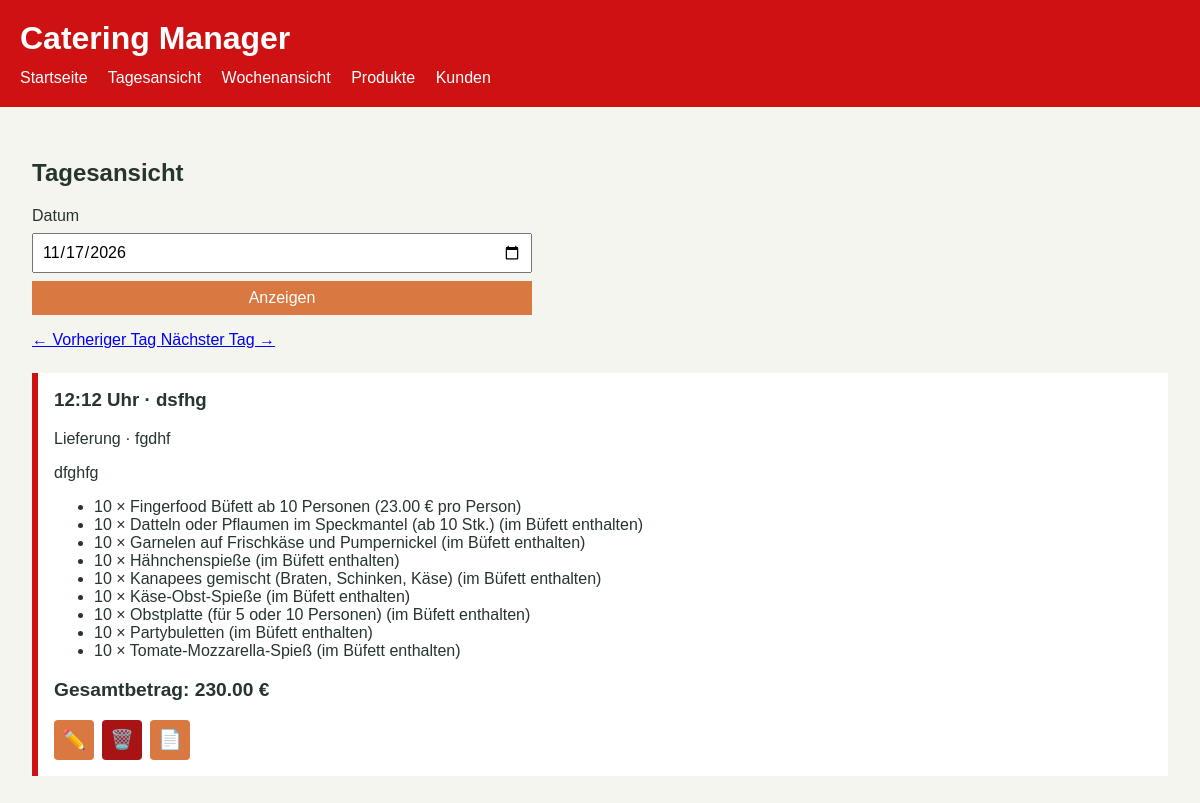
The page /tagesansicht on the database its author committed.
### tables this page shows
CREATE TABLE orders (
  id INTEGER PRIMARY KEY,
  customer_name TEXT NOT NULL,
  customer_phone TEXT NOT NULL,
  delivery_address TEXT,
  order_date TEXT NOT NULL,
  order_time TEXT NOT NULL,
  fulfillment_type TEXT NOT NULL CHECK (fulfillment_type IN ('abholung', 'lieferung')),
  created_at TEXT NOT NULL DEFAULT CURRENT_TIMESTAMP
);

CREATE TABLE order_items (
  id INTEGER PRIMARY KEY,
  order_id INTEGER NOT NULL,
  product_id INTEGER NOT NULL,
  quantity INTEGER NOT NULL CHECK (quantity > 0),
  unit_price_cents INTEGER NOT NULL CHECK (unit_price_cents >= 0), bundle_id INTEGER,
  FOREIGN KEY (order_id) REFERENCES orders(id) ON DELETE CASCADE,
  FOREIGN KEY (product_id) REFERENCES products(id) ON DELETE RESTRICT
);

CREATE TABLE products (
  id INTEGER PRIMARY KEY,
  name TEXT NOT NULL,
  price_cents INTEGER NOT NULL CHECK (price_cents >= 0),
  unit TEXT NOT NULL DEFAULT 'Stück',
  tax_rate INTEGER NOT NULL CHECK (tax_rate IN (7, 19)) DEFAULT 19,
  active INTEGER NOT NULL DEFAULT 1
, category_id INTEGER REFERENCES categories(id), bundle_persons INTEGER);

### app.py (the view)
@app.route("/tagesansicht")
def day_view():
    selected_date = request.args.get("date", date.today().isoformat())
    try:
        date.fromisoformat(selected_date)
    except ValueError:
        selected_date = date.today().isoformat()
    tag = date.fromisoformat(selected_date)
    return render_template(
        "tagesansicht.html",
        selected_date=selected_date,
        orders=get_orders_for_day(selected_date),
        hinweis=request.args.get("hinweis"),
        vorheriger_tag=(tag - timedelta(days=1)).isoformat(),
        naechster_tag=(tag + timedelta(days=1)).isoformat(),
    )

### app.py (called while the page is built)
def connect_db():
    connection = sqlite3.connect(DB_PATH)
    connection.row_factory = sqlite3.Row
    connection.execute("PRAGMA foreign_keys = ON")
    return connection

### templates/tagesansicht.html (shortened to what this page needs)
<!doctype html>
<html lang="de">
  <head>
    <link rel="stylesheet" href="/style.css">
  </head>
  <body>
    <header>
      <h1>Catering Manager</h1>
      <nav>
        <a href="/">Startseite</a>
        <a href="/tagesansicht">Tagesansicht</a>
        <a href="/wochenansicht">Wochenansicht</a>
        <a href="/produkte">Produkte</a>
        <a href="/kunden">Kunden</a>
      </nav>
    </header>
    <main>
      <h2>Tagesansicht</h2>
      <form method="get" action="/tagesansicht">
        <label for="date">Datum</label>
        <input id="date" name="date" type="date" value="{{ selected_date }}">
        <button type="submit">Anzeigen</button>
      </form>
      <p class="wochen-nav">
        <a href="/tagesansicht?date={{ vorheriger_tag }}" title="Vorheriger Tag">
          ← Vorheriger Tag
        </a>
        <a href="/tagesansicht?date={{ naechster_tag }}" title="Nächster Tag">
          Nächster Tag →
        </a>
      </p>
      {% if orders %}
        <section class="bestellungen">
          {% for order in orders %}
            <article class="bestellung">
              <h3>{{ order['order_time'] }} Uhr · {{ order['customer_name'] }}</h3>
              <p>
                {{ 'Abholung' if order['fulfillment_type'] == 'abholung' else 'Lieferung' }}
                {% if order['delivery_address'] %}· {{ order['delivery_address'] }}{% endif %}
              </p>
              <p>
                {% if order['customer_phone'] %}{{ order['customer_phone'] }}{% endif %}
              </p>
              <ul>
                {% for item in order['items'] %}
                <li>
                  {{ item['quantity'] }} × {{ item['name'] }}
                  {% if item['unit_price_cents'] == 0 %}
                    (im Büfett enthalten)
                  {% else %}
                    ({{ '%.2f'|format(item['unit_price_cents'] / 100) }} € pro {{ item['unit'] }})
                  {% endif %}
                </li>
                {% endfor %}
              </ul>
              <p class="gesamtbetrag">
                Gesamtbetrag: {{ '%.2f'|format(order['total_cents'] / 100) }} €
              </p>
              <div class="button-gruppe">
                <a class="bearbeitenbutton"
                   href="{{ url_for('order_bearbeiten', order_id=order['id']) }}"
                   title="Bestellung bearbeiten">✏️</a>
                <form class="loeschformular"
                      method="post"
                      action="{{ url_for('delete_order', order_id=order['id']) }}"
                      onsubmit="return confirm('Diese Bestellung wirklich löschen?')">
                  <button class="loeschbutton" type="submit"
                          title="Bestellung löschen">🗑️</button>
                </form>
                <form class="pdfformular"
                      method="get"
                      action="{{ url_for('order_pdf', order_id=order['id']) }}"
                      target="_blank">
                  <button class="pdfbutton" type="submit"
                          title="Bestellung als PDF öffnen">📄</button>
                </form>
              </div>
            </article>
          {% endfor %}
        </section>
      {% else %}
        <p>Für dieses Datum gibt es noch keine Bestellungen.</p>
      {% endif %}
    </main>
  </body>
</html>

### rows shown on the page
orders: order_time "12:12", customer_name "dsfhg", fulfillment_type "Lieferung", delivery_address "fgdhf", customer_phone "dfghfg", order "230.00"
order_items: quantity "10", name "Fingerfood Büfett ab 10 Personen", item['unit_price_cents']/100 "23.00", unit "Person"
order_items: quantity "10", name "Datteln oder Pflaumen im Speckmantel (ab 10 Stk.)", unit_price_cents "(im Büfett enthalten)"
order_items: quantity "10", name "Garnelen auf Frischkäse und Pumpernickel", unit_price_cents "(im Büfett enthalten)"
order_items: quantity "10", name "Hähnchenspieße", unit_price_cents "(im Büfett enthalten)"
order_items: quantity "10", name "Kanapees gemischt (Braten, Schinken, Käse)", unit_price_cents "(im Büfett enthalten)"
order_items: quantity "10", name "Käse-Obst-Spieße", unit_price_cents "(im Büfett enthalten)"
order_items: quantity "10", name "Obstplatte (für 5 oder 10 Personen)", unit_price_cents "(im Büfett enthalten)"
order_items: quantity "10", name "Partybuletten", unit_price_cents "(im Büfett enthalten)"
order_items: quantity "10", name "Tomate-Mozzarella-Spieß", unit_price_cents "(im Büfett enthalten)"
